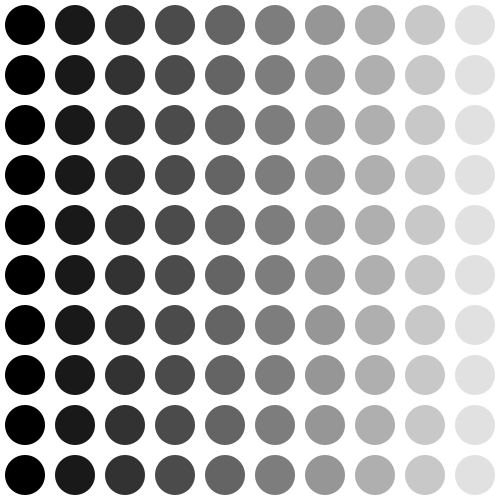
Frame 1 (no input)
Frame 60 (the mouse pressed at the canvas centre just before this capture): identical to frame 1, image omitted
Frame 120 (the mouse held since frame 60 and released just before this capture): identical to frame 1, image omitted

The Processing sketch that drew this single still picture (run headless with seeded random() and noise(); from frame 60 on, the mouse is pressed at the canvas centre):

// Processing sketch: code1_HW10_S4
// ── code1_HW10_S4.pde
int radius = 20;

void setup() {
  size(500, 500);
  ellipseMode(RADIUS);
  noStroke();
  fill(0);
}

void draw() {
  background(255);
  for (int i = 0; i < 10; i++) {
    for(int j = 0; j < 10; j ++){
      int x = i * 50 + 25;
      int y = j * 50 + 25;
      fill(i * 25);           //adding 25 value to the i each time. 
    ellipse(x, y, radius, radius);
    
    }
  }
  
  
  println(mouseX,mouseY);
}
